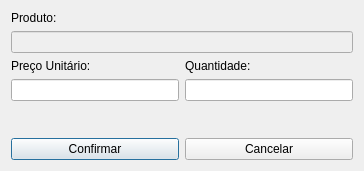
<?xml version="1.0" encoding="UTF-8"?>
<ui version="4.0">
 <class>Fm_Edit_Produtovenda</class>
 <widget class="QDialog" name="Fm_Edit_Produtovenda">
  <property name="geometry">
   <rect>
    <x>0</x>
    <y>0</y>
    <width>364</width>
    <height>171</height>
   </rect>
  </property>
  <property name="windowTitle">
   <string>Dialog</string>
  </property>
  <layout class="QVBoxLayout" name="verticalLayout_4">
   <item>
    <layout class="QVBoxLayout" name="verticalLayout">
     <item>
      <widget class="QLabel" name="label">
       <property name="text">
        <string>Produto:</string>
       </property>
      </widget>
     </item>
     <item>
      <widget class="QLineEdit" name="Txt_Eprod">
       <property name="enabled">
        <bool>false</bool>
       </property>
      </widget>
     </item>
    </layout>
   </item>
   <item>
    <layout class="QHBoxLayout" name="horizontalLayout_2">
     <item>
      <layout class="QVBoxLayout" name="verticalLayout_2">
       <item>
        <widget class="QLabel" name="label_2">
         <property name="text">
          <string>Preço Unitário:</string>
         </property>
        </widget>
       </item>
       <item>
        <widget class="QLineEdit" name="Txt_Euni"/>
       </item>
      </layout>
     </item>
     <item>
      <layout class="QVBoxLayout" name="verticalLayout_3">
       <item>
        <widget class="QLabel" name="label_3">
         <property name="text">
          <string>Quantidade:</string>
         </property>
        </widget>
       </item>
       <item>
        <widget class="QLineEdit" name="Txt_Eqty"/>
       </item>
      </layout>
     </item>
    </layout>
   </item>
   <item>
    <spacer name="verticalSpacer">
     <property name="orientation">
      <enum>Qt::Vertical</enum>
     </property>
     <property name="sizeHint" stdset="0">
      <size>
       <width>20</width>
       <height>40</height>
      </size>
     </property>
    </spacer>
   </item>
   <item>
    <layout class="QHBoxLayout" name="horizontalLayout">
     <item>
      <widget class="QPushButton" name="Bt_edit">
       <property name="text">
        <string>Confirmar</string>
       </property>
      </widget>
     </item>
     <item>
      <widget class="QPushButton" name="Bt_cancel">
       <property name="text">
        <string>Cancelar</string>
       </property>
      </widget>
     </item>
    </layout>
   </item>
  </layout>
 </widget>
 <resources/>
 <connections/>
</ui>
